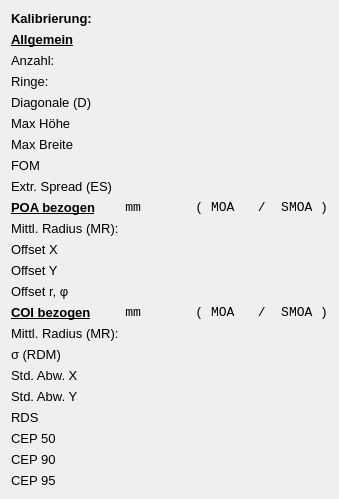
           <widget class="QWidget" name="scrollAreaWidgetContents_4">
            <property name="geometry">
             <rect>
              <x>0</x>
              <y>0</y>
              <width>316</width>
              <height>476</height>
             </rect>
            </property>
            <layout class="QGridLayout" name="gridLayout_3">
             <item row="25" column="1">
              <widget class="QLabel" name="label_CEP95ValueC">
               <property name="font">
                <font>
                 <family>Courier New</family>
                 <pointsize>10</pointsize>
                </font>
               </property>
               <property name="text">
                <string/>
               </property>
               <property name="alignment">
                <set>Qt::AlignLeading|Qt::AlignLeft|Qt::AlignVCenter</set>
               </property>
              </widget>
             </item>
             <item row="24" column="1">
              <widget class="QLabel" name="label_CEP90ValueC">
               <property name="font">
                <font>
                 <family>Courier New</family>
                 <pointsize>10</pointsize>
                </font>
               </property>
               <property name="text">
                <string/>
               </property>
               <property name="alignment">
                <set>Qt::AlignLeading|Qt::AlignLeft|Qt::AlignVCenter</set>
               </property>
              </widget>
             </item>
             <item row="23" column="1">
              <widget class="QLabel" name="label_CEP50ValueC">
               <property name="font">
                <font>
                 <family>Courier New</family>
                 <pointsize>10</pointsize>
                </font>
               </property>
               <property name="text">
                <string/>
               </property>
               <property name="alignment">
                <set>Qt::AlignLeading|Qt::AlignLeft|Qt::AlignVCenter</set>
               </property>
              </widget>
             </item>
             <item row="22" column="1">
              <widget class="QLabel" name="label_RDSValueC">
               <property name="font">
                <font>
                 <family>Courier New</family>
                 <pointsize>10</pointsize>
                </font>
               </property>
               <property name="text">
                <string/>
               </property>
               <property name="alignment">
                <set>Qt::AlignLeading|Qt::AlignLeft|Qt::AlignVCenter</set>
               </property>
              </widget>
             </item>
             <item row="21" column="1">
              <widget class="QLabel" name="label_StdAbwYValueC">
               <property name="font">
                <font>
                 <family>Courier New</family>
                 <pointsize>10</pointsize>
                </font>
               </property>
               <property name="text">
                <string/>
               </property>
               <property name="alignment">
                <set>Qt::AlignLeading|Qt::AlignLeft|Qt::AlignVCenter</set>
               </property>
              </widget>
             </item>
             <item row="20" column="1">
              <widget class="QLabel" name="label_StdAbwXValueC">
               <property name="font">
                <font>
                 <family>Courier New</family>
                 <pointsize>10</pointsize>
                </font>
               </property>
               <property name="text">
                <string/>
               </property>
               <property name="alignment">
                <set>Qt::AlignLeading|Qt::AlignLeft|Qt::AlignVCenter</set>
               </property>
              </widget>
             </item>
             <item row="25" column="0">
              <widget class="QLabel" name="label_CEP95_2">
               <property name="font">
                <font>
                 <pointsize>10</pointsize>
                 <weight>50</weight>
                 <bold>false</bold>
                </font>
               </property>
               <property name="text">
                <string>CEP 95</string>
               </property>
               <property name="alignment">
                <set>Qt::AlignLeading|Qt::AlignLeft|Qt::AlignVCenter</set>
               </property>
              </widget>
             </item>
             <item row="22" column="0">
              <widget class="QLabel" name="label_RDS_2">
               <property name="font">
                <font>
                 <pointsize>10</pointsize>
                 <weight>50</weight>
                 <bold>false</bold>
                </font>
               </property>
               <property name="text">
                <string>RDS</string>
               </property>
               <property name="alignment">
                <set>Qt::AlignLeading|Qt::AlignLeft|Qt::AlignVCenter</set>
               </property>
              </widget>
             </item>
             <item row="19" column="1">
              <widget class="QLabel" name="label_SigmaValueC">
               <property name="font">
                <font>
                 <family>Courier New</family>
                 <pointsize>10</pointsize>
                </font>
               </property>
               <property name="text">
                <string/>
               </property>
               <property name="alignment">
                <set>Qt::AlignLeading|Qt::AlignLeft|Qt::AlignVCenter</set>
               </property>
              </widget>
             </item>
             <item row="21" column="0">
              <widget class="QLabel" name="label_StdAbwY_2">
               <property name="font">
                <font>
                 <pointsize>10</pointsize>
                 <weight>50</weight>
                 <bold>false</bold>
                </font>
               </property>
               <property name="text">
                <string>Std. Abw. Y</string>
               </property>
               <property name="alignment">
                <set>Qt::AlignLeading|Qt::AlignLeft|Qt::AlignVCenter</set>
               </property>
              </widget>
             </item>
             <item row="19" column="0">
              <widget class="QLabel" name="label_Sigma_2">
               <property name="font">
                <font>
                 <pointsize>10</pointsize>
                 <weight>50</weight>
                 <bold>false</bold>
                </font>
               </property>
               <property name="text">
                <string>σ (RDM)</string>
               </property>
               <property name="alignment">
                <set>Qt::AlignLeading|Qt::AlignLeft|Qt::AlignVCenter</set>
               </property>
              </widget>
             </item>
             <item row="23" column="0">
              <widget class="QLabel" name="label_CEP50_2">
               <property name="font">
                <font>
                 <pointsize>10</pointsize>
                 <weight>50</weight>
                 <bold>false</bold>
                </font>
               </property>
               <property name="text">
                <string>CEP 50</string>
               </property>
               <property name="alignment">
                <set>Qt::AlignLeading|Qt::AlignLeft|Qt::AlignVCenter</set>
               </property>
              </widget>
             </item>
             <item row="4" column="0">
              <widget class="QLabel" name="label_Diagonale">
               <property name="font">
                <font>
                 <pointsize>10</pointsize>
                 <weight>50</weight>
                 <bold>false</bold>
                </font>
               </property>
               <property name="text">
                <string>Diagonale (D)</string>
               </property>
               <property name="alignment">
                <set>Qt::AlignLeading|Qt::AlignLeft|Qt::AlignVCenter</set>
               </property>
              </widget>
             </item>
             <item row="24" column="0">
              <widget class="QLabel" name="label_CEP90_2">
               <property name="font">
                <font>
                 <pointsize>10</pointsize>
                 <weight>50</weight>
                 <bold>false</bold>
                </font>
               </property>
               <property name="text">
                <string>CEP 90</string>
               </property>
               <property name="alignment">
                <set>Qt::AlignLeading|Qt::AlignLeft|Qt::AlignVCenter</set>
               </property>
              </widget>
             </item>
             <item row="8" column="1">
              <widget class="QLabel" name="label_ExtremeSpreadValue">
               <property name="font">
                <font>
                 <family>Courier New</family>
                 <pointsize>10</pointsize>
                </font>
               </property>
               <property name="text">
                <string/>
               </property>
               <property name="alignment">
                <set>Qt::AlignLeading|Qt::AlignLeft|Qt::AlignVCenter</set>
               </property>
              </widget>
             </item>
             <item row="17" column="1">
              <widget class="QLabel" name="label_HeaderValue_2">
               <property name="font">
                <font>
                 <family>Courier New</family>
                 <pointsize>10</pointsize>
                </font>
               </property>
               <property name="text">
                <string>mm       ( MOA   /  SMOA )</string>
               </property>
               <property name="alignment">
                <set>Qt::AlignRight|Qt::AlignTrailing|Qt::AlignVCenter</set>
               </property>
              </widget>
             </item>
             <item row="12" column="0">
              <widget class="QLabel" name="label_MittlRadius">
               <property name="font">
                <font>
                 <pointsize>10</pointsize>
                 <weight>50</weight>
                 <bold>false</bold>
                </font>
               </property>
               <property name="text">
                <string>Mittl. Radius (MR):</string>
               </property>
               <property name="alignment">
                <set>Qt::AlignLeading|Qt::AlignLeft|Qt::AlignVCenter</set>
               </property>
              </widget>
             </item>
             <item row="13" column="0">
              <widget class="QLabel" name="label_ShotGroupX">
               <property name="font">
                <font>
                 <pointsize>10</pointsize>
                 <weight>50</weight>
                 <bold>false</bold>
                </font>
               </property>
               <property name="text">
                <string>Offset X</string>
               </property>
               <property name="alignment">
                <set>Qt::AlignLeading|Qt::AlignLeft|Qt::AlignVCenter</set>
               </property>
              </widget>
             </item>
             <item row="13" column="1">
              <widget class="QLabel" name="label_ShotGroupXValue">
               <property name="font">
                <font>
                 <family>Courier New</family>
                 <pointsize>10</pointsize>
                </font>
               </property>
               <property name="text">
                <string/>
               </property>
               <property name="alignment">
                <set>Qt::AlignLeading|Qt::AlignLeft|Qt::AlignVCenter</set>
               </property>
              </widget>
             </item>
             <item row="14" column="0">
              <widget class="QLabel" name="label_ShotGroupY">
               <property name="font">
                <font>
                 <pointsize>10</pointsize>
                 <weight>50</weight>
                 <bold>false</bold>
                </font>
               </property>
               <property name="text">
                <string>Offset Y</string>
               </property>
               <property name="alignment">
                <set>Qt::AlignLeading|Qt::AlignLeft|Qt::AlignVCenter</set>
               </property>
              </widget>
             </item>
             <item row="16" column="0">
              <widget class="QLabel" name="label_ShotGroup2">
               <property name="font">
                <font>
                 <pointsize>10</pointsize>
                 <weight>50</weight>
                 <bold>false</bold>
                </font>
               </property>
               <property name="text">
                <string>Offset r, φ</string>
               </property>
               <property name="alignment">
                <set>Qt::AlignLeading|Qt::AlignLeft|Qt::AlignVCenter</set>
               </property>
              </widget>
             </item>
             <item row="4" column="1">
              <widget class="QLabel" name="label_DiagonaleValue">
               <property name="font">
                <font>
                 <family>Courier New</family>
                 <pointsize>10</pointsize>
                </font>
               </property>
               <property name="text">
                <string/>
               </property>
               <property name="alignment">
                <set>Qt::AlignLeading|Qt::AlignLeft|Qt::AlignVCenter</set>
               </property>
              </widget>
             </item>
             <item row="16" column="1">
              <widget class="QLabel" name="label_ShotGroup2Value">
               <property name="font">
                <font>
                 <family>Courier New</family>
                 <pointsize>10</pointsize>
                </font>
               </property>
               <property name="text">
                <string/>
               </property>
               <property name="alignment">
                <set>Qt::AlignLeading|Qt::AlignLeft|Qt::AlignVCenter</set>
               </property>
              </widget>
             </item>
             <item row="3" column="0">
              <widget class="QLabel" name="label_Ringe">
               <property name="font">
                <font>
                 <pointsize>10</pointsize>
                 <weight>50</weight>
                 <bold>false</bold>
                </font>
               </property>
               <property name="text">
                <string>Ringe:</string>
               </property>
               <property name="alignment">
                <set>Qt::AlignLeading|Qt::AlignLeft|Qt::AlignVCenter</set>
               </property>
              </widget>
             </item>
             <item row="1" column="1">
              <widget class="QLabel" name="label_AllgemeinValue">
               <property name="font">
                <font>
                 <family>Courier New</family>
                 <pointsize>10</pointsize>
                </font>
               </property>
               <property name="text">
                <string/>
               </property>
               <property name="alignment">
                <set>Qt::AlignLeading|Qt::AlignLeft|Qt::AlignVCenter</set>
               </property>
              </widget>
             </item>
             <item row="0" column="0">
              <widget class="QLabel" name="label_Kalibrierung">
               <property name="font">
                <font>
                 <pointsize>10</pointsize>
                 <weight>75</weight>
                 <bold>true</bold>
                </font>
               </property>
               <property name="text">
                <string>Kalibrierung:  </string>
               </property>
               <property name="alignment">
                <set>Qt::AlignLeading|Qt::AlignLeft|Qt::AlignVCenter</set>
               </property>
              </widget>
             </item>
             <item row="0" column="1">
              <widget class="QLabel" name="label_KalibrierungValue">
               <property name="font">
                <font>
                 <family>Courier New</family>
                 <pointsize>10</pointsize>
                </font>
               </property>
               <property name="text">
                <string/>
               </property>
               <property name="alignment">
                <set>Qt::AlignLeading|Qt::AlignLeft|Qt::AlignVCenter</set>
               </property>
              </widget>
             </item>
             <item row="8" column="0">
              <widget class="QLabel" name="label_ExtremeSpread">
               <property name="font">
                <font>
                 <pointsize>10</pointsize>
                 <weight>50</weight>
                 <bold>false</bold>
                </font>
               </property>
               <property name="text">
                <string>Extr. Spread (ES)</string>
               </property>
               <property name="alignment">
                <set>Qt::AlignLeading|Qt::AlignLeft|Qt::AlignVCenter</set>
               </property>
              </widget>
             </item>
             <item row="11" column="0">
              <widget class="QLabel" name="label_Header">
               <property name="font">
                <font>
                 <pointsize>10</pointsize>
                 <weight>75</weight>
                 <bold>true</bold>
                 <underline>true</underline>
                </font>
               </property>
               <property name="text">
                <string>POA bezogen</string>
               </property>
               <property name="alignment">
                <set>Qt::AlignLeading|Qt::AlignLeft|Qt::AlignVCenter</set>
               </property>
              </widget>
             </item>
             <item row="2" column="0">
              <widget class="QLabel" name="label_Anzahl">
               <property name="font">
                <font>
                 <pointsize>10</pointsize>
                 <weight>50</weight>
                 <bold>false</bold>
                </font>
               </property>
               <property name="text">
                <string>Anzahl:</string>
               </property>
               <property name="alignment">
                <set>Qt::AlignLeading|Qt::AlignLeft|Qt::AlignVCenter</set>
               </property>
              </widget>
             </item>
             <item row="1" column="0">
              <widget class="QLabel" name="label_Allgemein">
               <property name="font">
                <font>
                 <pointsize>10</pointsize>
                 <weight>75</weight>
                 <bold>true</bold>
                 <underline>true</underline>
                </font>
               </property>
               <property name="text">
                <string>Allgemein</string>
               </property>
               <property name="alignment">
                <set>Qt::AlignLeading|Qt::AlignLeft|Qt::AlignVCenter</set>
               </property>
              </widget>
             </item>
             <item row="18" column="1">
              <widget class="QLabel" name="label_MittlRadiusValueC">
               <property name="font">
                <font>
                 <family>Courier New</family>
                 <pointsize>10</pointsize>
                </font>
               </property>
               <property name="text">
                <string/>
               </property>
               <property name="alignment">
                <set>Qt::AlignLeading|Qt::AlignLeft|Qt::AlignVCenter</set>
               </property>
              </widget>
             </item>
             <item row="18" column="0">
              <widget class="QLabel" name="label_MittlRadius_2">
               <property name="font">
                <font>
                 <pointsize>10</pointsize>
                 <weight>50</weight>
                 <bold>false</bold>
                </font>
               </property>
               <property name="text">
                <string>Mittl. Radius (MR):</string>
               </property>
               <property name="alignment">
                <set>Qt::AlignLeading|Qt::AlignLeft|Qt::AlignVCenter</set>
               </property>
              </widget>
             </item>
             <item row="14" column="1">
              <widget class="QLabel" name="label_ShotGroupYValue">
               <property name="font">
                <font>
                 <family>Courier New</family>
                 <pointsize>10</pointsize>
                </font>
               </property>
               <property name="text">
                <string/>
               </property>
               <property name="alignment">
                <set>Qt::AlignLeading|Qt::AlignLeft|Qt::AlignVCenter</set>
               </property>
              </widget>
             </item>
             <item row="5" column="1">
              <widget class="QLabel" name="label_MaxHoeheValue">
               <property name="font">
                <font>
                 <family>Courier New</family>
                 <pointsize>10</pointsize>
                </font>
               </property>
               <property name="text">
                <string/>
               </property>
               <property name="alignment">
                <set>Qt::AlignLeading|Qt::AlignLeft|Qt::AlignVCenter</set>
               </property>
              </widget>
             </item>
             <item row="5" column="0">
              <widget class="QLabel" name="label_MaxHoehe">
               <property name="font">
                <font>
                 <pointsize>10</pointsize>
                 <weight>50</weight>
                 <bold>false</bold>
                </font>
               </property>
               <property name="text">
                <string>Max Höhe</string>
               </property>
               <property name="alignment">
                <set>Qt::AlignLeading|Qt::AlignLeft|Qt::AlignVCenter</set>
               </property>
              </widget>
             </item>
             <item row="17" column="0">
              <widget class="QLabel" name="label_Header_2">
               <property name="font">
                <font>
                 <pointsize>10</pointsize>
                 <weight>75</weight>
                 <bold>true</bold>
                 <underline>true</underline>
                </font>
               </property>
               <property name="text">
                <string>COI bezogen</string>
               </property>
               <property name="alignment">
                <set>Qt::AlignLeading|Qt::AlignLeft|Qt::AlignVCenter</set>
               </property>
              </widget>
             </item>
             <item row="6" column="0">
              <widget class="QLabel" name="label_MaxBreite">
               <property name="font">
                <font>
                 <pointsize>10</pointsize>
                 <weight>50</weight>
                 <bold>false</bold>
                </font>
               </property>
               <property name="text">
                <string>Max Breite</string>
               </property>
               <property name="alignment">
                <set>Qt::AlignLeading|Qt::AlignLeft|Qt::AlignVCenter</set>
               </property>
              </widget>
             </item>
             <item row="6" column="1">
              <widget class="QLabel" name="label_MaxBreiteValue">
               <property name="font">
                <font>
                 <family>Courier New</family>
                 <pointsize>10</pointsize>
                </font>
               </property>
               <property name="text">
                <string/>
               </property>
               <property name="alignment">
                <set>Qt::AlignLeading|Qt::AlignLeft|Qt::AlignVCenter</set>
               </property>
              </widget>
             </item>
             <item row="2" column="1">
              <widget class="QLabel" name="label_AnzahlValue">
               <property name="font">
                <font>
                 <family>Courier New</family>
                 <pointsize>10</pointsize>
                </font>
               </property>
               <property name="text">
                <string/>
               </property>
               <property name="alignment">
                <set>Qt::AlignLeading|Qt::AlignLeft|Qt::AlignVCenter</set>
               </property>
              </widget>
             </item>
             <item row="7" column="1">
              <widget class="QLabel" name="label_FOMValue">
               <property name="font">
                <font>
                 <family>Courier New</family>
                 <pointsize>10</pointsize>
                </font>
               </property>
               <property name="text">
                <string/>
               </property>
               <property name="alignment">
                <set>Qt::AlignLeading|Qt::AlignLeft|Qt::AlignVCenter</set>
               </property>
              </widget>
             </item>
             <item row="3" column="1">
              <widget class="QLabel" name="label_RingeValue">
               <property name="font">
                <font>
                 <family>Courier New</family>
                 <pointsize>10</pointsize>
                </font>
               </property>
               <property name="text">
                <string/>
               </property>
               <property name="alignment">
                <set>Qt::AlignLeading|Qt::AlignLeft|Qt::AlignVCenter</set>
               </property>
              </widget>
             </item>
             <item row="12" column="1">
              <widget class="QLabel" name="label_MittlRadiusValue">
               <property name="font">
                <font>
                 <family>Courier New</family>
                 <pointsize>10</pointsize>
                </font>
               </property>
               <property name="text">
                <string/>
               </property>
               <property name="alignment">
                <set>Qt::AlignLeading|Qt::AlignLeft|Qt::AlignVCenter</set>
               </property>
              </widget>
             </item>
             <item row="20" column="0">
              <widget class="QLabel" name="label_StdAbwX_2">
               <property name="font">
                <font>
                 <pointsize>10</pointsize>
                 <weight>50</weight>
                 <bold>false</bold>
                </font>
               </property>
               <property name="text">
                <string>Std. Abw. X</string>
               </property>
               <property name="alignment">
                <set>Qt::AlignLeading|Qt::AlignLeft|Qt::AlignVCenter</set>
               </property>
              </widget>
             </item>
             <item row="7" column="0">
              <widget class="QLabel" name="label_FOM">
               <property name="font">
                <font>
                 <pointsize>10</pointsize>
                 <weight>50</weight>
                 <bold>false</bold>
                </font>
               </property>
               <property name="text">
                <string>FOM</string>
               </property>
               <property name="alignment">
                <set>Qt::AlignLeading|Qt::AlignLeft|Qt::AlignVCenter</set>
               </property>
              </widget>
             </item>
             <item row="11" column="1">
              <widget class="QLabel" name="label_HeaderValue">
               <property name="font">
                <font>
                 <family>Courier New</family>
                 <pointsize>10</pointsize>
                </font>
               </property>
               <property name="text">
                <string>mm       ( MOA   /  SMOA )</string>
               </property>
               <property name="alignment">
                <set>Qt::AlignRight|Qt::AlignTrailing|Qt::AlignVCenter</set>
               </property>
              </widget>
             </item>
            </layout>
           </widget>
